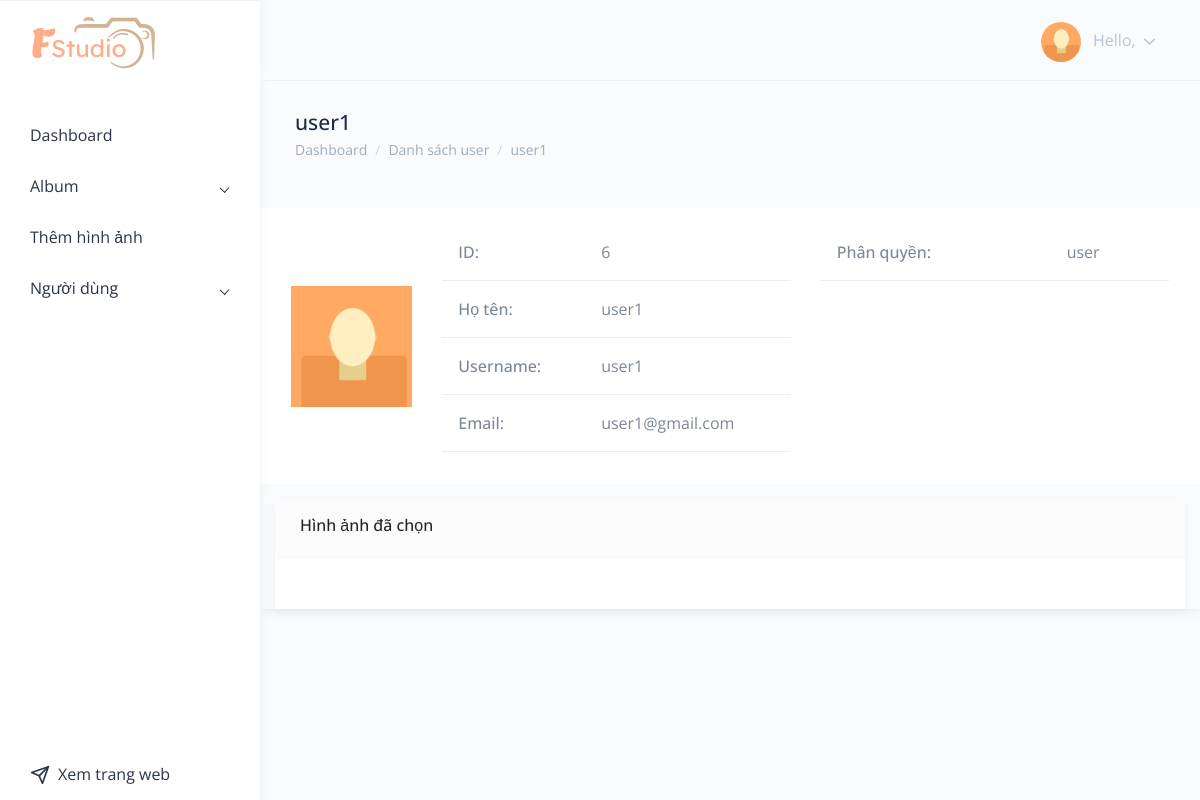
The app's page /admin/user-info_vuntpc07201.php?user_id=6 with its own data.
### tables this page shows
CREATE TABLE `user` (
  `user_id` int(11) NOT NULL,
  `fullName` varchar(255) NOT NULL,
  `username` varchar(255) NOT NULL,
  `email` varchar(255) NOT NULL,
  `password` varchar(255) NOT NULL,
  `permission` varchar(10) NOT NULL
);

### admin/user-info_vuntpc07201.php (the view, shortened to what this page needs)
<?php
if (isset($_GET['user_id'])) {
    $user_id = $_GET['user_id'];
} else {
    header('location: user-list_vuntpc07201.php');
}
?>
<?php
include './components/header.php'
?>
<div class="page-wrapper">
    <?php
    require '../connect.php';
    $user = $conn->query("SELECT * FROM user WHERE user_id ='$user_id'")->fetch_assoc();
    ?>
    <div class="page-breadcrumb">
        <div class="row">
            <div class="col-7 align-self-center">
                <h3 class="page-title text-truncate text-dark font-weight-medium mb-1">
                    <?= $user['fullName'] ?>
                </h3>
                <div class="d-flex align-items-center">
                    <nav aria-label="breadcrumb">
                        <ol class="breadcrumb m-0 p-0">
                            <li class="breadcrumb-item">
                                <a href="./index.php" class="text-muted">Dashboard</a>
                            </li>
                            <li class="breadcrumb-item">
                                <a href="./user-list_vuntpc07201.php" class="text-muted">
                                    Danh sách user
                                </a>
                            </li>
                            <li class="breadcrumb-item text-muted active" aria-current="page">
                                <?= $user['fullName'] ?>
                            </li>
                        </ol>
                    </nav>
                </div>
            </div>
        </div>
    </div>
    <div class="container mt-5">
        <div class="row bg-white p-3">
            <div class="col-md-2">
                <img src="../assets/images/users/1.jpg" alt="" class="d-block w-100 h-100 object-contain">
            </div>
            <div class="col-md-10">
                <div class="row">
                    <div class="col-md-6">
                        <table class="table">
                            <tr>
                                <th>ID:</th>
                                <td><?= $user['user_id'] ?></td>
                            </tr>
                            <tr>
                                <th>Họ tên:</th>
                                <td><?= $user['fullName'] ?></td>
                            </tr>
                            <tr>
                                <th>Username:</th>
                                <td><?= $user['username'] ?></td>
                            </tr>
                            <tr>
                                <th>Email:</th>
                                <td><?= $user['email'] ?></td>
                            </tr>
                        </table>
                    </div>
                    <div class="col-md-6">
                    <table class="table">
                            <tr>
                                <th>Phân quyền:</th>
                                <td><?= $user['permission'] ?></td>
                            </tr>
                        </table>
                    </div>
                </div>
            </div>
        </div>
        <div class="card mt-3">
            <div class="card-header">
                <div class="card-title">Hình ảnh đã chọn</div>
            </div>
            <div class="card-body">
            </div>
        </div>
    </div>
</div>
<?php
include './components/footer.php';
?>

### assets/css/global_vuntpc07201.css (style rules this page uses)
.object-contain { object-fit: contain; }

### records on screen
user: fullName "user1", user_id "6", username "user1", email "user1@gmail.com", permission "user"
